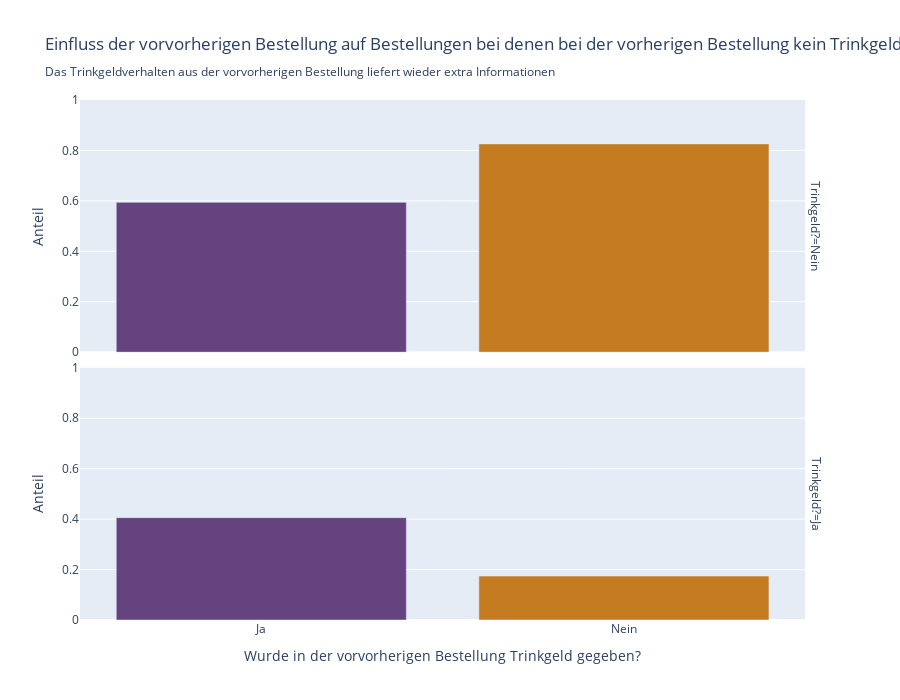

Notebook cell for this chart:
### Code cell
fig = px.bar(tips_both_viz[tips_both_viz["previous_tip"]=="Nein"], x="preprevious_tip", y="relative_frequency", facet_row="tip",
       labels={"previous_tip":"Wurde in der vorherigen Bestellung Trinkgeld gegeben?",
               "preprevious_tip":"Wurde in der vorvorherigen Bestellung Trinkgeld gegeben?",
               "tip":"Trinkgeld?",
               "relative_frequency":"Anteil"},
               height=700,
               color="preprevious_tip",
               title="Einfluss der vorvorherigen Bestellung auf Bestellungen bei denen bei der vorherigen Bestellung kein Trinkgeld gegeben wurde<br><sub>Das Trinkgeldverhalten aus der vorvorherigen Bestellung liefert wieder extra Informationen",
               color_discrete_sequence=["#65437f","#c57c21"],
               range_y=[0,1])

fig.update_traces(showlegend = False)
fig.show()

### Figure 1 — Plotly figure (JSON) as saved in the notebook; plotly's stock layout.template omitted (floating-point values rounded to 4 significant figures)
{"data": [{"alignmentgroup": "True", "hovertemplate": "Wurde in der vorvorherigen Bestellung Trinkgeld gegeben?=%{x}<br>Trinkgeld?=Nein<br>Anteil=%{y}<extra></extra>", "legendgroup": "Ja", "marker": {"color": "#65437f", "pattern": {"shape": ""}}, "name": "Ja", "offsetgroup": "Ja", "orientation": "v", "showlegend": false, "textposition": "auto", "type": "bar", "x": ["Ja"], "xaxis": "x2", "y": [0.5942], "yaxis": "y2"}, {"alignmentgroup": "True", "hovertemplate": "Wurde in der vorvorherigen Bestellung Trinkgeld gegeben?=%{x}<br>Trinkgeld?=Ja<br>Anteil=%{y}<extra></extra>", "legendgroup": "Ja", "marker": {"color": "#65437f", "pattern": {"shape": ""}}, "name": "Ja", "offsetgroup": "Ja", "orientation": "v", "showlegend": false, "textposition": "auto", "type": "bar", "x": ["Ja"], "xaxis": "x", "y": [0.4058], "yaxis": "y"}, {"alignmentgroup": "True", "hovertemplate": "Wurde in der vorvorherigen Bestellung Trinkgeld gegeben?=%{x}<br>Trinkgeld?=Nein<br>Anteil=%{y}<extra></extra>", "legendgroup": "Nein", "marker": {"color": "#c57c21", "pattern": {"shape": ""}}, "name": "Nein", "offsetgroup": "Nein", "orientation": "v", "showlegend": false, "textposition": "auto", "type": "bar", "x": ["Nein"], "xaxis": "x2", "y": [0.8258], "yaxis": "y2"}, {"alignmentgroup": "True", "hovertemplate": "Wurde in der vorvorherigen Bestellung Trinkgeld gegeben?=%{x}<br>Trinkgeld?=Ja<br>Anteil=%{y}<extra></extra>", "legendgroup": "Nein", "marker": {"color": "#c57c21", "pattern": {"shape": ""}}, "name": "Nein", "offsetgroup": "Nein", "orientation": "v", "showlegend": false, "textposition": "auto", "type": "bar", "x": ["Nein"], "xaxis": "x", "y": [0.1742], "yaxis": "y"}], "layout": {"annotations": [{"font": {}, "showarrow": false, "text": "Trinkgeld?=Ja", "textangle": 90, "x": 0.98, "xanchor": "left", "xref": "paper", "y": 0.2425, "yanchor": "middle", "yref": "paper"}, {"font": {}, "showarrow": false, "text": "Trinkgeld?=Nein", "textangle": 90, "x": 0.98, "xanchor": "left", "xref": "paper", "y": 0.7575, "yanchor": "middle", "yref": "paper"}], "barmode": "relative", "height": 700, "legend": {"title": {"text": "Wurde in der vorvorherigen Bestellung Trinkgeld gegeben?"}, "tracegroupgap": 0}, "title": {"text": "Einfluss der vorvorherigen Bestellung auf Bestellungen bei denen bei der vorherigen Bestellung kein Trinkgeld gegeben wurde<br><sub>Das Trinkgeldverhalten aus der vorvorherigen Bestellung liefert wieder extra Informationen"}, "xaxis": {"anchor": "y", "categoryarray": ["Ja", "Nein"], "categoryorder": "array", "domain": [0, 0.98], "title": {"text": "Wurde in der vorvorherigen Bestellung Trinkgeld gegeben?"}}, "xaxis2": {"anchor": "y2", "domain": [0, 0.98], "matches": "x", "showticklabels": false}, "yaxis": {"anchor": "x", "domain": [0, 0.485], "range": [0, 1], "title": {"text": "Anteil"}}, "yaxis2": {"anchor": "x2", "domain": [0.515, 1], "matches": "y", "range": [0, 1], "title": {"text": "Anteil"}}}}
